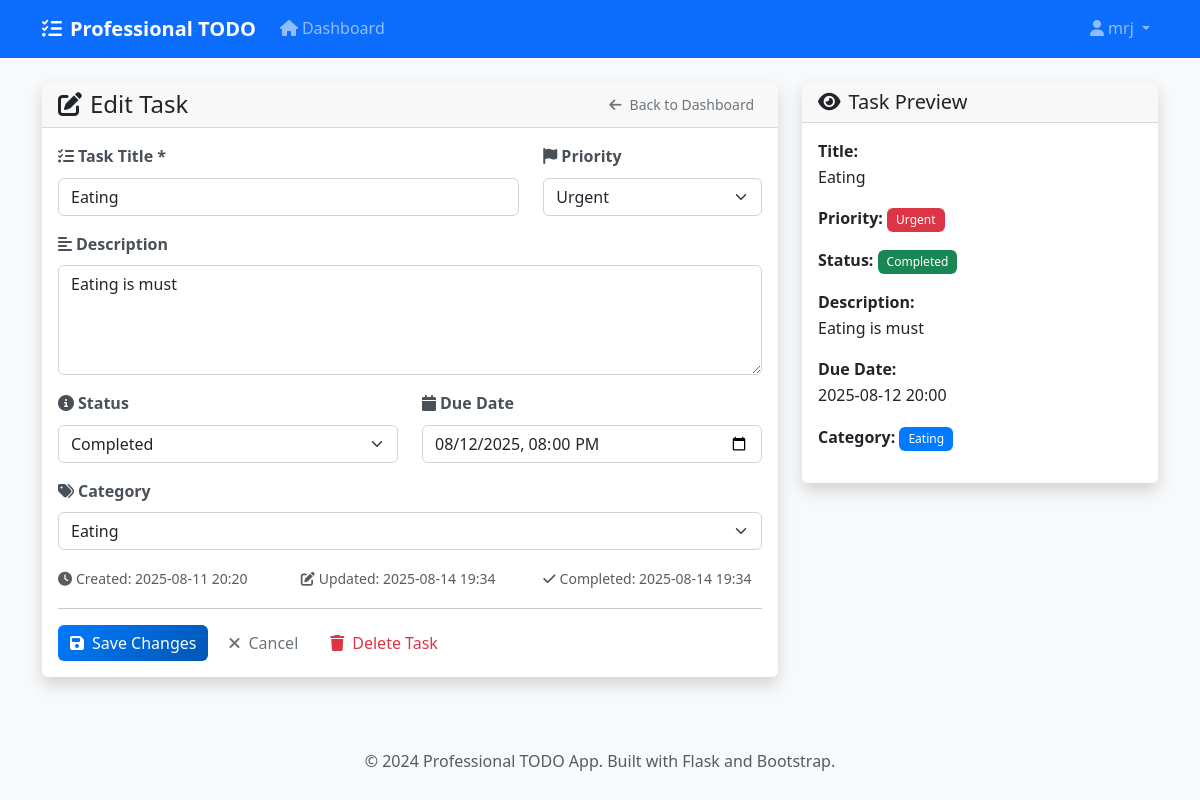
Screenshot of /tasks/edit/1 (signed in) with the database file from the repository.
### app/models.py (models this page shows, shortened)
class User(UserMixin, db.Model):
    id = db.Column(db.Integer, primary_key=True)
    username = db.Column(db.String(80), unique=True, nullable=False)
    email = db.Column(db.String(120), unique=True, nullable=False)
    password_hash = db.Column(db.String(255), nullable=False)
    first_name = db.Column(db.String(50))
    last_name = db.Column(db.String(50))
    is_active = db.Column(db.Boolean, default=True)
    created_at = db.Column(db.DateTime, default=datetime.utcnow)
    last_login = db.Column(db.DateTime)
    tasks = db.relationship('Task', backref='user', lazy=True, cascade='all, delete-orphan')

class Task(db.Model):
    id = db.Column(db.Integer, primary_key=True)
    title = db.Column(db.String(200), nullable=False)
    description = db.Column(db.Text)
    status = db.Column(db.String(20), default='pending', nullable=False)
    priority = db.Column(db.String(20), default='medium', nullable=False)
    due_date = db.Column(db.DateTime)
    created_at = db.Column(db.DateTime, default=datetime.utcnow)
    updated_at = db.Column(db.DateTime, default=datetime.utcnow, onupdate=datetime.utcnow)
    completed_at = db.Column(db.DateTime)
    user_id = db.Column(db.Integer, db.ForeignKey('user.id'), nullable=False)
    category_id = db.Column(db.Integer, db.ForeignKey('task_category.id'), nullable=True)
    STATUS_CHOICES = ['pending', 'in_progress', 'completed', 'cancelled']
    PRIORITY_CHOICES = ['low', 'medium', 'high', 'urgent']

class TaskCategory(db.Model):
    id = db.Column(db.Integer, primary_key=True)
    name = db.Column(db.String(50), nullable=False)
    color = db.Column(db.String(7), default='#007bff')  # Hex color
    user_id = db.Column(db.Integer, db.ForeignKey('user.id'), nullable=False)
    created_at = db.Column(db.DateTime, default=datetime.utcnow)
    tasks = db.relationship('Task', backref='category', lazy=True)

### app/routes/tasks.py (the view, shortened to what this page needs)
@tasks_bp.route('/edit/<int:task_id>', methods=['GET', 'POST'])
@login_required
def edit_task(task_id):
    task = Task.query.filter_by(id=task_id, user_id=current_user.id).first_or_404()
    categories = TaskCategory.query.filter_by(user_id=current_user.id).all()
    return render_template('tasks/edit_task.html', task=task, categories=categories)

### app/models.py (called while the page is built)
@login_manager.user_loader
def load_user(user_id):
    return User.query.get(int(user_id))

### run.py (called while the page is built)
@app.context_processor
def inject_now():
    from datetime import datetime
    return {'now': datetime.utcnow()}

### app/templates/tasks/edit_task.html (shortened to what this page needs)
{% extends "base.html" %}
{% block content %}
<div class="row justify-content-center">
    <div class="col-md-8">
        <div class="card shadow">
            <div class="card-header">
                <div class="d-flex justify-content-between align-items-center">
                    <h4 class="mb-0">
                        <i class="fas fa-edit me-2"></i>Edit Task
                    </h4>
                    <a href="{{ url_for('tasks.dashboard') }}" class="btn btn-outline-secondary btn-sm">
                        <i class="fas fa-arrow-left me-2"></i>Back to Dashboard
                    </a>
                </div>
            </div>
            <div class="card-body">
                <form method="POST" action="{{ url_for('tasks.edit_task', task_id=task.id) }}" id="editTaskForm">
                    <div class="row">
                        <div class="col-md-8 mb-3">
                            <label for="title" class="form-label">
                                <i class="fas fa-tasks me-1"></i>Task Title *
                            </label>
                            <input type="text" class="form-control" id="title" name="title"
                                   value="{{ task.title }}" required>
                        </div>
                        <div class="col-md-4 mb-3">
                            <label for="priority" class="form-label">
                                <i class="fas fa-flag me-1"></i>Priority
                            </label>
                            <select class="form-select" id="priority" name="priority">
                                <option value="urgent" {{ 'selected' if task.priority == 'urgent' }}>Urgent</option>
                            </select>
                        </div>
                    </div>
                    <div class="mb-3">
                        <label for="description" class="form-label">
                            <i class="fas fa-align-left me-1"></i>Description
                        </label>
                        <textarea class="form-control" id="description" name="description"
                                  rows="4" placeholder="Enter task description...">{{ task.description or '' }}</textarea>
                    </div>
                    <div class="row">
                        <div class="col-md-6 mb-3">
                            <label for="status" class="form-label">
                                <i class="fas fa-info-circle me-1"></i>Status
                            </label>
                            <select class="form-select" id="status" name="status">
                                <option value="completed" {{ 'selected' if task.status == 'completed' }}>Completed</option>
                            </select>
                        </div>
                        <div class="col-md-6 mb-3">
                            <label for="due_date" class="form-label">
                                <i class="fas fa-calendar me-1"></i>Due Date
                            </label>
                            <input type="datetime-local" class="form-control" id="due_date" name="due_date"
                                   value="{{ task.due_date.strftime('%Y-%m-%dT%H:%M') if task.due_date else '' }}">
                        </div>
                    </div>
                    <div class="mb-3">
                        <label for="category_id" class="form-label">
                            <i class="fas fa-tags me-1"></i>Category
                        </label>
                        <select class="form-select" id="category_id" name="category_id">
                            {% for category in categories %}
                            <option value="{{ category.id }}" {% if task.category and task.category.id == category.id %}selected{% endif %}>
                                {{ category.name }}
                            </option>
                            {% endfor %}
                        </select>
                    </div>
                    <div class="row mb-3">
                        <div class="col-md-4">
                            <small class="text-muted">
                                <i class="fas fa-clock me-1"></i>Created: {{ task.created_at.strftime('%Y-%m-%d %H:%M') }}
                            </small>
                        </div>
                        <div class="col-md-4">
                            <small class="text-muted">
                                <i class="fas fa-edit me-1"></i>Updated: {{ task.updated_at.strftime('%Y-%m-%d %H:%M') }}
                            </small>
                        </div>
                        {% if task.completed_at %}
                        <div class="col-md-4">
                            <small class="text-muted">
                                <i class="fas fa-check me-1"></i>Completed: {{ task.completed_at.strftime('%Y-%m-%d %H:%M') }}
                            </small>
                        </div>
                        {% endif %}
                    </div>
                    <hr>
                    <div class="d-flex gap-2">
                        <button type="submit" class="btn btn-primary">
                            <i class="fas fa-save me-2"></i>Save Changes
                        </button>
                        <a href="{{ url_for('tasks.dashboard') }}" class="btn btn-outline-secondary">
                            <i class="fas fa-times me-2"></i>Cancel
                        </a>
                        <button type="button" class="btn btn-outline-danger" onclick="deleteTask()">
                            <i class="fas fa-trash me-2"></i>Delete Task
                        </button>
                    </div>
                </form>
            </div>
        </div>
    </div>
    <div class="col-md-4">
        <div class="card shadow">
            <div class="card-header">
                <h5 class="mb-0">
                    <i class="fas fa-eye me-2"></i>Task Preview
                </h5>
            </div>
            <div class="card-body">
                <div class="mb-3">
                    <strong>Title:</strong>
                    <p id="previewTitle" class="mb-0">{{ task.title }}</p>
                </div>
                <div class="mb-3">
                    <strong>Priority:</strong>
                    <span id="previewPriority" class="badge bg-{{ 'danger' if task.priority == 'urgent' else 'warning' if task.priority == 'high' else 'info' if task.priority == 'medium' else 'secondary' }}">
                        {{ task.priority|title }}
                    </span>
                </div>
                <div class="mb-3">
                    <strong>Status:</strong>
                    <span id="previewStatus" class="badge bg-{{ 'success' if task.status == 'completed' else 'warning' if task.status == 'pending' else 'info' if task.status == 'in_progress' else 'secondary' }}">
                        {{ task.status|title|replace('_', ' ') }}
                    </span>
                </div>
                {% if task.description %}
                <div class="mb-3">
                    <strong>Description:</strong>
                    <p id="previewDescription" class="mb-0">{{ task.description }}</p>
                </div>
                {% endif %}
                {% if task.due_date %}
                <div class="mb-3">
                    <strong>Due Date:</strong>
                    <p id="previewDueDate" class="mb-0">
                        {% if task.due_date < now and task.status != 'completed' %}
                            <span class="text-danger">
                                <i class="fas fa-exclamation-triangle me-1"></i>{{ task.due_date.strftime('%Y-%m-%d %H:%M') }}
                            </span>
                        {% else %}
                            {{ task.due_date.strftime('%Y-%m-%d %H:%M') }}
                        {% endif %}
                    </p>
                </div>
                {% endif %}
                {% if task.category %}
                <div class="mb-3">
                    <strong>Category:</strong>
                    <span id="previewCategory" class="badge" style="background-color: {{ task.category.color }}; color: white;">
                        {{ task.category.name }}
                    </span>
                </div>
                {% endif %}
            </div>
        </div>
    </div>
</div>
{% endblock %}

### app/templates/base.html (shortened to what this page needs)
<!DOCTYPE html>
<html lang="en">
<head>
    <link href="https://cdn.jsdelivr.net/npm/bootstrap@5.3.0/dist/css/bootstrap.min.css" rel="stylesheet">
    <link rel="stylesheet" href="https://cdnjs.cloudflare.com/ajax/libs/font-awesome/6.4.0/css/all.min.css">
    <link rel="stylesheet" href="{{ url_for('static', filename='css/style.css') }}">
</head>
<body>
    {% if current_user.is_authenticated %}
    <nav class="navbar navbar-expand-lg navbar-dark bg-primary">
        <div class="container">
            <a class="navbar-brand" href="{{ url_for('tasks.dashboard') }}">
                <i class="fas fa-tasks me-2"></i>Professional TODO
            </a>
            <div class="collapse navbar-collapse" id="navbarNav">
                <ul class="navbar-nav me-auto">
                    <li class="nav-item">
                        <a class="nav-link" href="{{ url_for('tasks.dashboard') }}">
                            <i class="fas fa-home me-1"></i>Dashboard
                        </a>
                    </li>
                </ul>
                <ul class="navbar-nav">
                    <li class="nav-item dropdown">
                        <a class="nav-link dropdown-toggle" href="#" id="navbarDropdown" role="button" data-bs-toggle="dropdown">
                            <i class="fas fa-user me-1"></i>{{ current_user.username }}
                        </a>
                    </li>
                </ul>
            </div>
        </div>
    </nav>
    {% endif %}
    <main class="container my-4">
        {% block content %}{% endblock %}
    </main>
    <footer class="bg-light py-4 mt-5">
        <div class="container text-center">
            <p class="text-muted mb-0">
                &copy; 2024 Professional TODO App. Built with Flask and Bootstrap.
            </p>
        </div>
    </footer>
</body>
</html>

### app/static/css/style.css (style rules this page uses)
:root { --primary-color: #007bff; --secondary-color: #6c757d; --success-color: #28a745; --danger-color: #dc3545; --warning-color: #ffc107; --info-color: #17a2b8; --light-color: #f8f9fa; --dark-color: #343a40; --border-radius: 0.375rem; --box-shadow: 0 0.125rem 0.25rem rgba(0, 0, 0, 0.075); --transition: all 0.15s ease-in-out; }
body { font-family: 'Segoe UI', Tahoma, Geneva, Verdana, sans-serif; background-color: #f8f9fa; color: #333; line-height: 1.6; }
.navbar-brand { font-weight: 600; font-size: 1.25rem; }
.navbar-nav .nav-link { font-weight: 500; transition: var(--transition); }
.card { border: none; border-radius: var(--border-radius); box-shadow: var(--box-shadow); transition: var(--transition); }
.card-header { border-bottom: 1px solid rgba(0, 0, 0, 0.125); font-weight: 600; }
.btn { border-radius: var(--border-radius); font-weight: 500; transition: var(--transition); border: none; }
.btn-primary { background: linear-gradient(135deg, #007bff, #0056b3); }
.form-control, .form-select { border-radius: var(--border-radius); border: 1px solid #ced4da; transition: var(--transition); }
.form-label { font-weight: 600; color: #495057; margin-bottom: 0.5rem; }
.badge { font-weight: 500; padding: 0.5em 0.75em; border-radius: 0.375rem; }

### rows the page displays
User: username "mrj"
Task: title "Eating", description "Eating is must", due_date "08/12/2025 20:00", created_at "2025-08-11 20:20", updated_at "2025-08-14 19:34", completed_at "2025-08-14 19:34", priority "Urgent", status "Completed", due_date "2025-08-12 20:00"
TaskCategory: category.name "Eating"

### other values shown
form field category_id "Eating"
